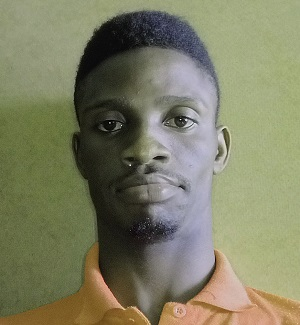
#> input picture Images/seun.jpg, 300 x 325 px
$ python eroded.py
#> lines starting #> are read from the running program, lines starting #| are printed output that depends on the picture; after the words box and inside, x2 and y2 are one past the last pixel; in counts of white or black regions, pixels touching at a corner belong together
import cv2 as cv
img = cv.imread('Images/seun.jpg')
#> img is the input picture: shape (325, 300, 3); mean B, G, R 99.9, 127.1, 126.9
edges = cv.Canny(img, 125,175)
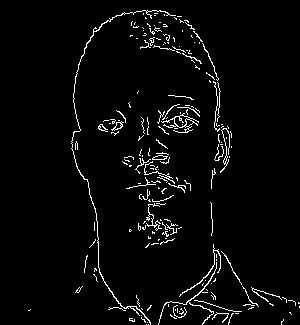
#> edges: shape (325, 300); 3.4% white in thin lines or dots, all inside (x1, y1, x2, y2) = (28, 10, 300, 325)
Dilated = cv.dilate(edges, (3, 3), iterations = 3)
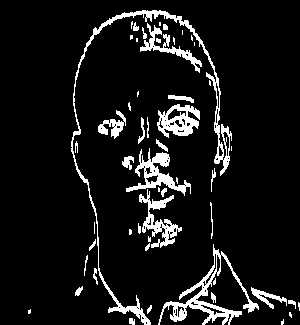
#> Dilated: shape (325, 300); 8.7% white; 53 white regions (22 under 20 px), largest, box (x1, y1, x2, y2) and area: (71, 10, 232, 325) 2168, (158, 244, 259, 325) 1490, (126, 148, 191, 196) 920
Eroded = cv.erode(Dilated, (3, 3), iterations = 3)
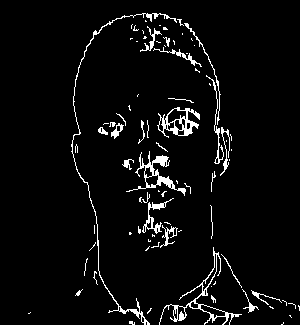
#> Eroded: shape (325, 300); 4.5% white in thin lines or dots, all inside (x1, y1, x2, y2) = (28, 13, 300, 325)
cv.imshow("Eroded Image", Eroded)
cv.imshow("Dilated Image", Dilated)
cv.waitKey(0)

$ run again, with Images/flex.jpg copied over Images/seun.jpg
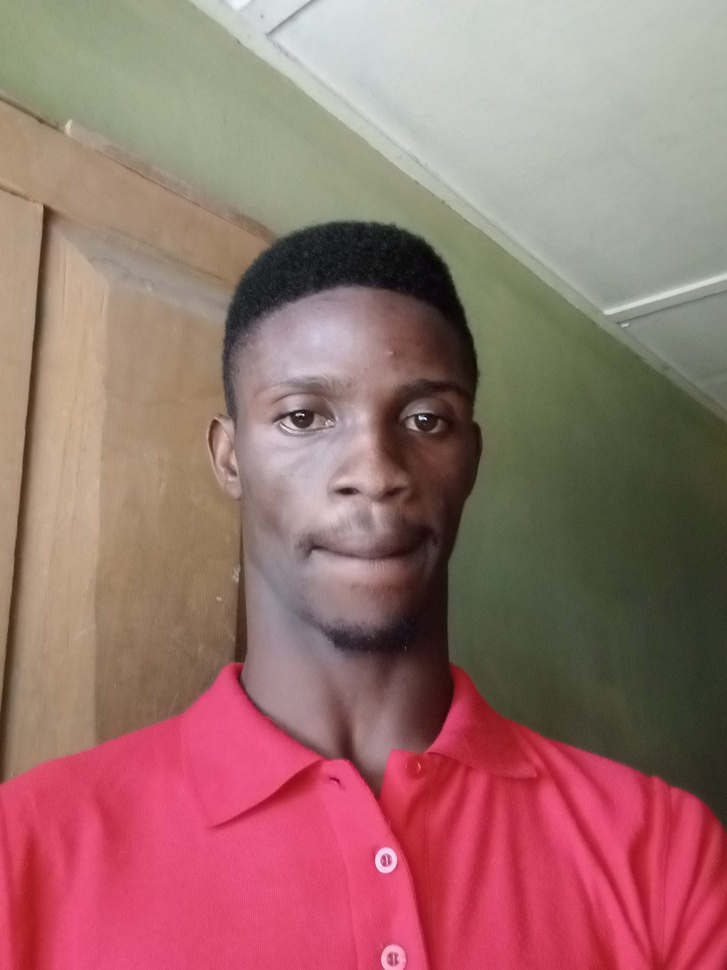
#> input picture Images/flex.jpg, 727 x 970 px, shrunk from 2448 x 3264 before the run
#> img is the input picture: shape (970, 727, 3); mean B, G, R 109.7, 113.4, 154.8
#> `edges = cv.Canny(img, 125,175)`:
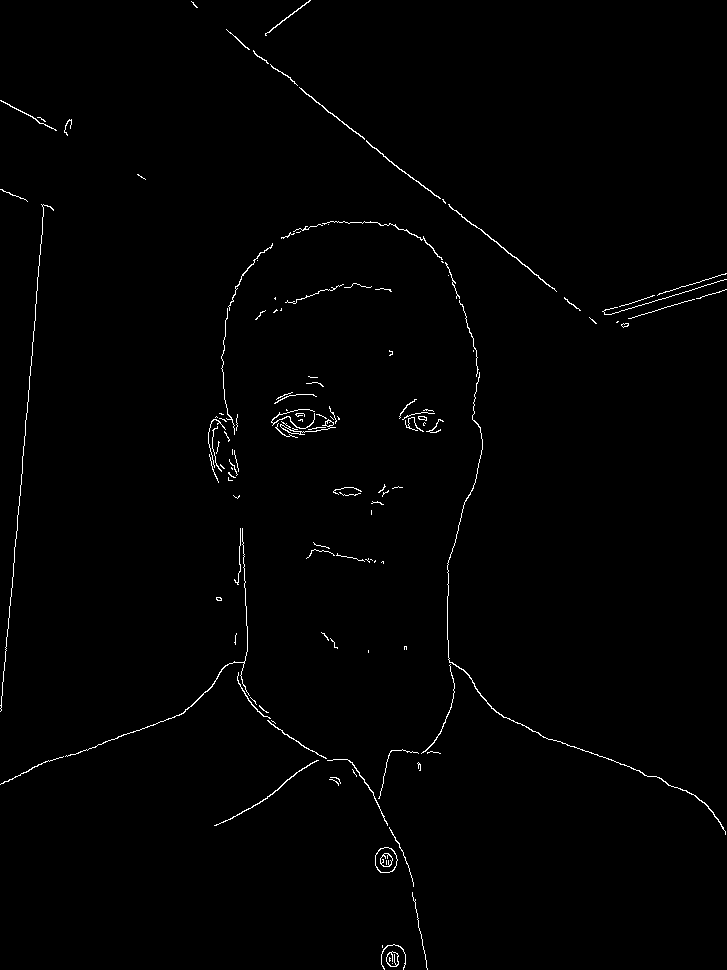
#> edges: shape (970, 727); 0.91% white in thin lines or dots
#> Dilated: shape (970, 727); 2.3% white; 69 white regions (9 under 20 px), largest, box (x1, y1, x2, y2) and area: (421, 262, 726, 838) 2310, (65, 528, 419, 829) 2111, (271, 406, 340, 441) 1126
#> `Eroded = cv.erode(Dilated, (3, 3), iterations = 3)`:
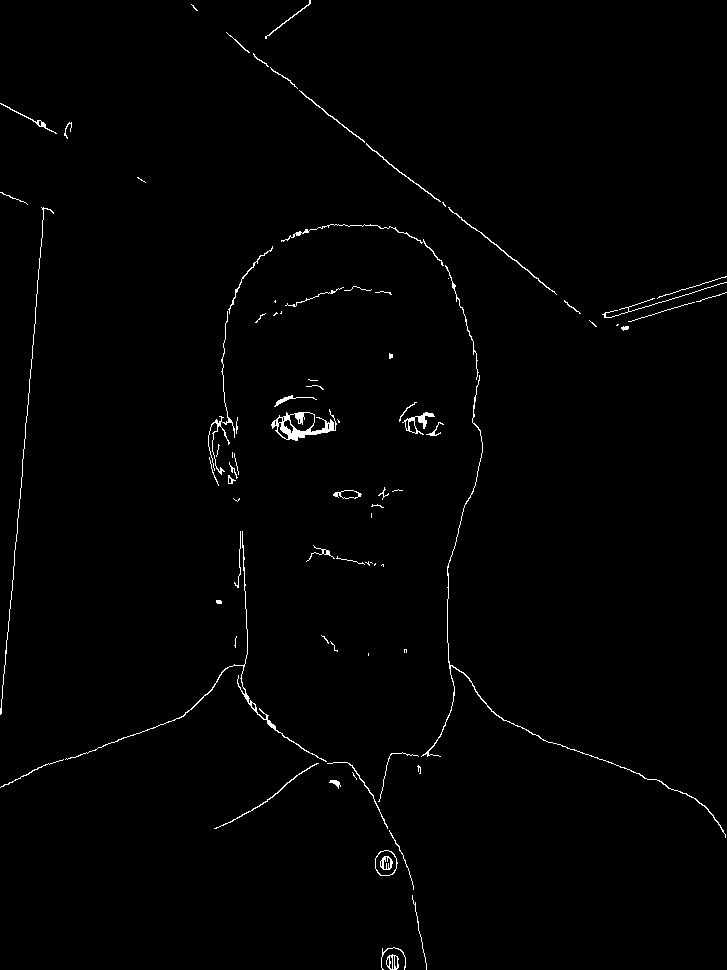
#> Eroded: shape (970, 727); 1% white in thin lines or dots

$ run again, with Images/friends.jpg copied over Images/seun.jpg
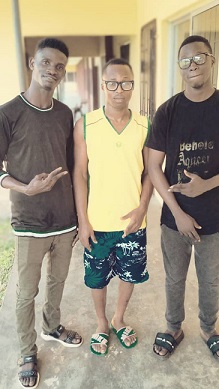
#> input picture Images/friends.jpg, 219 x 389 px
#> img is the input picture: shape (389, 219, 3); mean B, G, R 130.2, 150.5, 160.8
#> `edges = cv.Canny(img, 125,175)`:
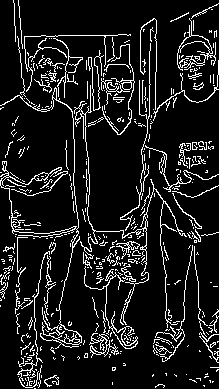
#> edges: shape (389, 219); 11.1% white in thin lines or dots
#> Dilated: shape (389, 219); 25.1% white; 70 white regions (35 under 20 px), largest, box (x1, y1, x2, y2) and area: (0, 3, 219, 389) 19038, (0, 258, 15, 304) 251, (192, 141, 207, 153) 140
#> `Eroded = cv.erode(Dilated, (3, 3), iterations = 3)`:
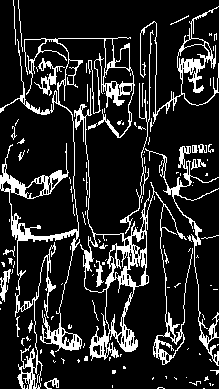
#> Eroded: shape (389, 219); 15.2% white in thin lines or dots
